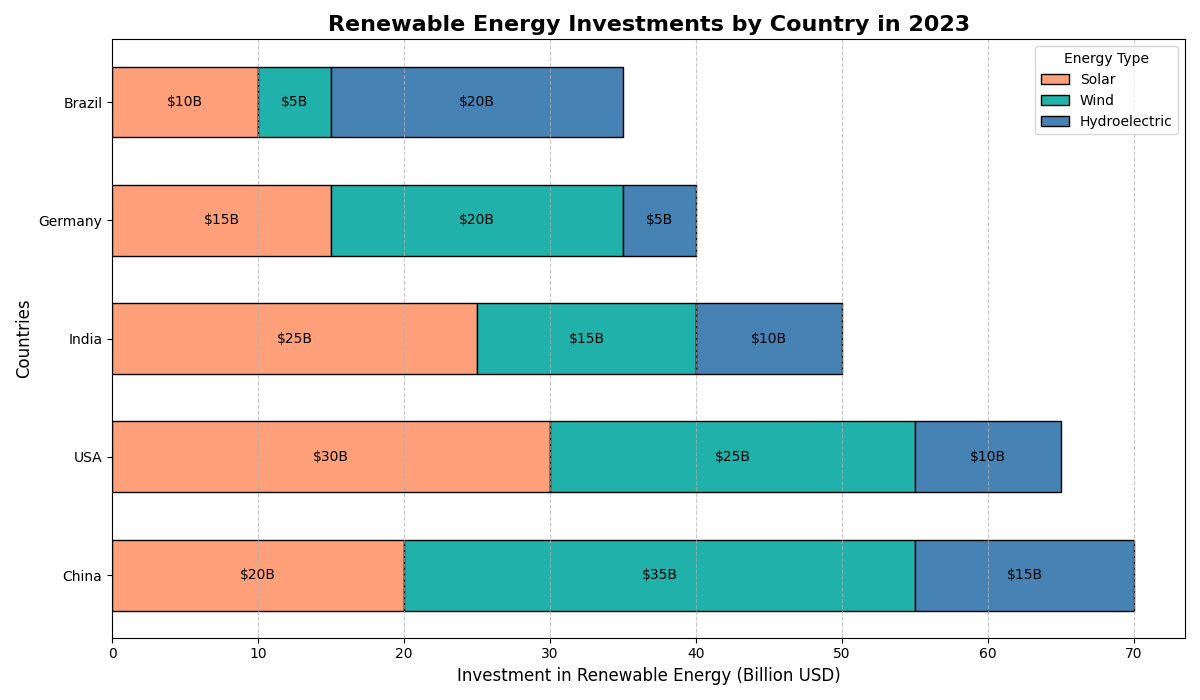

The script that drew this image:
import matplotlib.pyplot as plt
import numpy as np

# Define countries and their renewable energy investments in billion USD
countries = ['USA', 'China', 'Germany', 'India', 'Brazil']
investments = np.array([
    [30, 25, 10],  # USA: Solar, Wind, Hydro
    [20, 35, 15],  # China
    [15, 20, 5],   # Germany
    [25, 15, 10],  # India
    [10, 5, 20]    # Brazil
])

# Calculate total investments by country
total_investments = investments.sum(axis=1)

# Sort countries and investments by total investment in descending order
sorted_indices = np.argsort(-total_investments)
countries = np.array(countries)[sorted_indices]
investments = investments[sorted_indices]

# Calculate cumulative sums for stacking bars
cumulative_investments = investments.cumsum(axis=1)

# Create the horizontal bar chart
fig, ax = plt.subplots(figsize=(12, 7))

# Define labels and colors for the types of energy
energy_types = ['Solar', 'Wind', 'Hydroelectric']
colors = ['#FFA07A', '#20B2AA', '#4682B4']

# Plot each segment of the horizontal bars
for i in range(len(energy_types)):
    ax.barh(countries, investments[:, i], left=(cumulative_investments[:, i] - investments[:, i]),
            color=colors[i], edgecolor='black', label=energy_types[i], height=0.6)

# Add titles and labels
ax.set_title('Renewable Energy Investments by Country in 2023', fontsize=16, fontweight='bold')
ax.set_xlabel('Investment in Renewable Energy (Billion USD)', fontsize=12)
ax.set_ylabel('Countries', fontsize=12)

# Add a legend
ax.legend(title='Energy Type', loc='upper right')

# Annotate investment values on each segment of the bars
for i, country in enumerate(countries):
    for j in range(len(energy_types)):
        ax.text(cumulative_investments[i, j] - investments[i, j] / 2, i, 
                f"${investments[i, j]}B", color='black', ha='center', va='center', fontsize=10)

# Add grid lines for better readability
ax.xaxis.grid(True, linestyle='--', alpha=0.7)

# Automatically adjust the layout
plt.tight_layout()

# Display the plot
plt.show()
